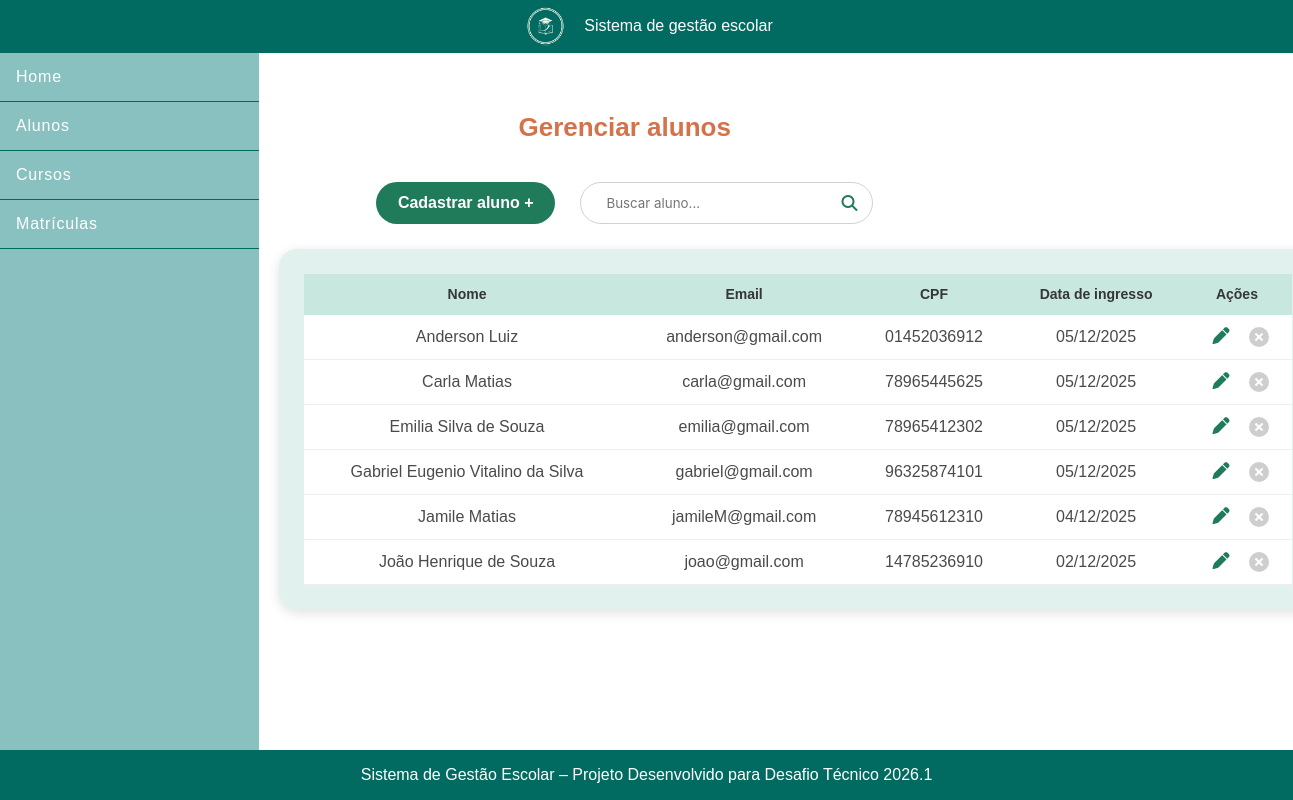
Before: /alunos/ with the older database file.
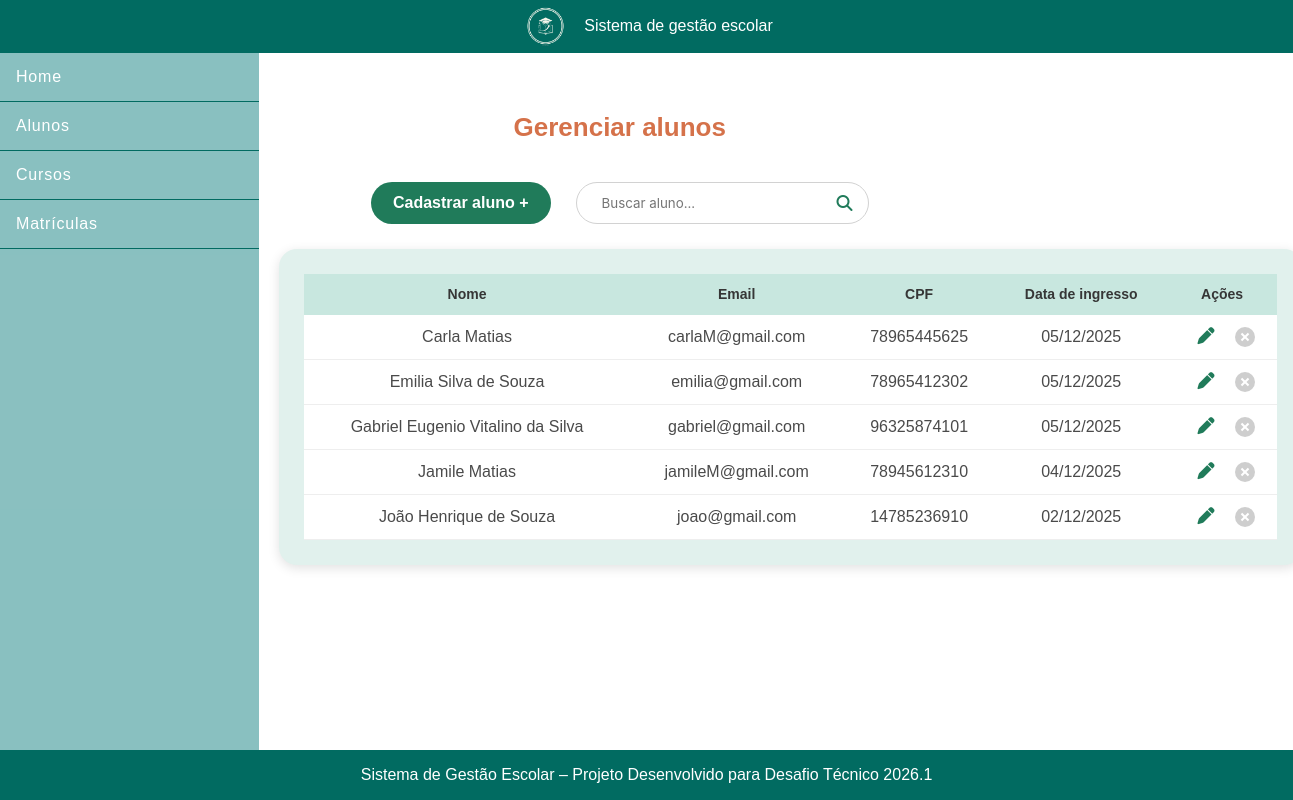
After: the same page with the newer database file.
### escola/models.py (models this page shows, shortened)
class Aluno(models.Model):
    nome = models.CharField(max_length=100)
    email = models.EmailField(unique = True)
    cpf = models.CharField(max_length=11, unique=True)
    data_ingresso = models.DateTimeField(auto_now_add=True)

### escola/views.py (the view)
# urls.py: path('alunos/', AlunoList.as_view(), name='listar-alunos'),
def alunos(request):
    lista = AlunoService.listar_alunos()
    busca = request.GET.get('q')
    if busca:
        lista = lista.filter(nome__icontains=busca)
    return render(request, 'escola/alunos.html', {
        'alunos': lista
    })

### escola/services/alunoservices.py (called while the page is built)
    @staticmethod
    def listar_alunos():
        return Aluno.objects.order_by('nome')

### escola/templates/escola/alunos.html
{% extends 'escola/base.html' %}
{% block content %}
<section class="alunos-container">
    <h1>Gerenciar alunos</h1>
    <div class="alunos-top-bar">
        <a class="btn-cadastrar" href="{% url 'cadastrar_aluno' %}">
            Cadastrar aluno +
        </a>
        <form method="GET" class="search-box">
            <input type="text" name="q" placeholder="Buscar aluno..." value="{{ request.GET.q }}">
            <button type="submit"><i class="fas fa-search"></i></button>
        </form>
    </div>
    <div class="alunos-card">
        <table>
            <thead>
                <tr>
                    <th>Nome</th>
                    <th>Email</th>
                    <th>CPF</th>
                    <th>Data de ingresso</th>
                    <th class="center">Ações</th>
                </tr>
            </thead>
            <tbody>
                {% for aluno in alunos %}
                <tr>
                    <td>{{ aluno.nome }}</td>
                    <td>{{ aluno.email }}</td>
                    <td>{{ aluno.cpf }}</td>
                    <td>{{ aluno.data_ingresso|date:"d/m/Y" }}</td>
                    <td class="center actions">
                        <a href="{% url 'editar_aluno' aluno.id %}" class="edit">
                            <i class="fas fa-pen"></i>
                        </a>
                        <a href="{% url 'deletar_aluno' aluno.cpf %}" class="delete">
                        </a>
                    </td>
                </tr>
                {% empty %}
                <tr>
                    <td colspan="5" class="center">Nenhum aluno encontrado.</td>
                </tr>
                {% endfor %}
            </tbody>
        </table>
    </div>
</section>
{% endblock %}

Changed rows visible on the page:
removed Aluno: nome "Anderson Luiz", email "anderson@gmail.com", cpf "01452036912", data_ingresso "05/12/2025"
changed Aluno "Carla Matias": email "carla@gmail.com" → "carlaM@gmail.com"
